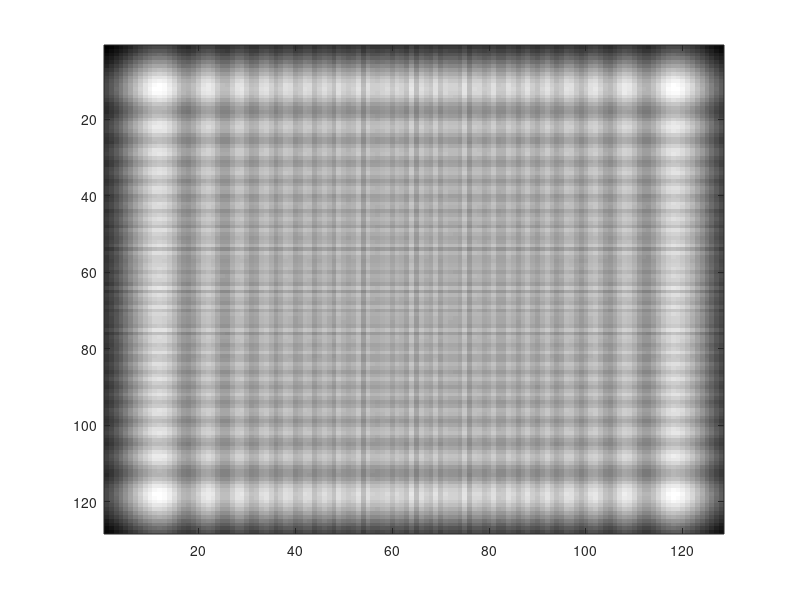

MATLAB code to generate this figure: (Note: this script raises an error after producing the figure.)
%% Load data
clear, clc
load('centers_x.mat','centers_x')
centers_x_ref = centers_x;
load('centers_y.mat','centers_y')
centers_y_ref = centers_y;
load('image_ref.mat','image_ref')
image_reference = image_ref;
figure, imagesc(abs(image_reference)), colormap gray;
%% Parametar setup
lambda = 632.8e-9;                  % Wavelenth (in m)
sample_distance = lambda;        % Distance between samples (in m) 6.328 * 10^-8
k=2*pi/lambda;
                     
z= 0.0001;                          % Sensor distance (m) 0.1 mm = 100 mikro m
f = 0.001;                          % Focal distance

x_len = 1024; y_len = x_len;         % x_len * sample_distance = 2.59*10^-4 m = 0.259 mm = 259 mikro m, za x_len=8192, hole_size=64.7 mikro m (8 rupa)
hole_size = 128;                   % 1024 => hole_size=64.7 mikro m (8 rupa)


signal = ones(hole_size,hole_size);         % Input signal
%%

%initialize compressive sensing
little_hole = 16; % 1024
N = little_hole*little_hole;
one_side = hole_size/little_hole;
holes_num = one_side * one_side;

 
phi_matrix_x = zeros(one_side,one_side,holes_num);
phi_matrix_y = zeros(one_side,one_side,holes_num);
centers_x = zeros(1,holes_num);
centers_y = zeros(1,holes_num);

%% Phase transformation performed by prism
% T(x,y)= k*n*D(x,y)+k*[D_max - D(x,y)]
% T = exp(1i*k*D_max)*exp(D.*1i*k*(n-1)); (Goodman, page 97, eq. 5-1)
n   = 1.5;
prism_x = hole_size;
prism_y = hole_size;
T1 = ones(hole_size,prism_x/2);
beta = 15;
D1 = zeros(1,prism_x/2);
[D2,D_max] = prism_thickness(prism_x,prism_y,beta, sample_distance); 
T2 = exp(1i*k*D_max)*exp(D2.*1i*k*(n-1));


T = horzcat(T1,T2(:,1:hole_size/2));

D_total = horzcat(D1,D2(2,1:hole_size/2));

figure, imagesc(abs(T)), colormap gray
figure, plot(linspace(1,hole_size,hole_size),D_total), title('object 1d REAL');



%% Do calculation in phases


%figure, imagesc(abs(signal)), colormap gray;
%figure, imagesc(abs(T)),colormap gray;
    signal_M = signal .* T;
   
    
    % padding
    add_horz = zeros(hole_size,hole_size);
    add_vert = zeros(2*hole_size,hole_size);

    signal_M = vertcat(signal_M,add_horz);
    signal_M = horzcat(signal_M,add_vert);
    %figure, imagesc(angle(signal_M)), colormap gray, title('Sensor image')
    % Transsmision of light trought empty space
    sensor = fresnel_advance(signal_M, sample_distance, sample_distance,z, lambda);
    % remove padding
    sensor=sensor(1:hole_size,1:hole_size);
    figure, imagesc(abs(sensor)), colormap gray, title('Sensor image')
    Ws = slice_windows(sensor,little_hole);
    [aa,bb,cc] = size(Ws); 
    
    for i = 1:cc
    [centers_x(i),centers_y(i)] = center_of_mass(Ws(:,:,i));   
    end

    % Calculate shift
    centers_x = reshape(centers_x,[one_side,one_side])';
    centers_y = reshape(centers_y, [one_side,one_side])';
    [phi_x, phi_y] = calculate_phi(centers_x, centers_y, centers_x_ref, centers_y_ref, z);
    
    Te = thickness(phi_x,phi_y,k);
    figure,imagesc(abs(Te)),colormap gray, title('Thickness 2D')
    Te_1d = max(abs(Te));
    figure, plot(linspace(1,one_side,one_side),Te_1d),  title('Thickness 1D');
    